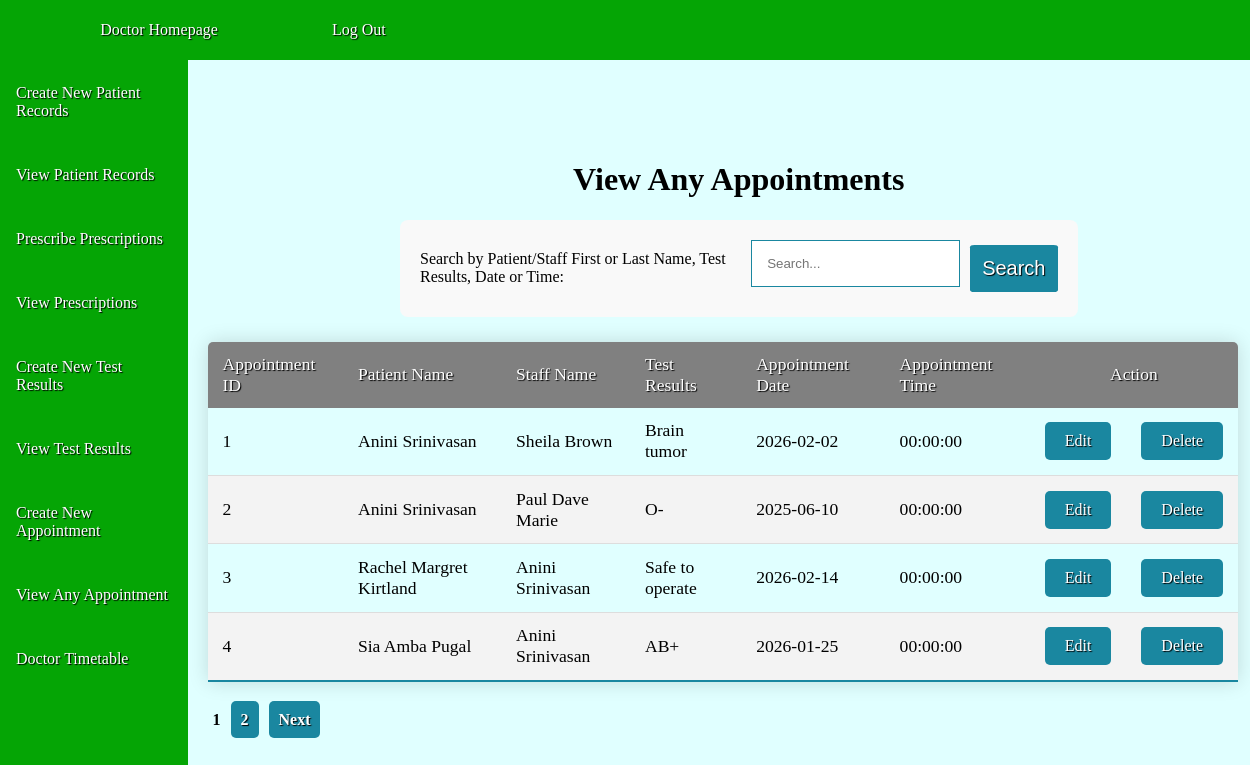
The page /viewAnyAppointments.php on the database its author committed.
### tables this page shows
CREATE TABLE IF NOT EXISTS Appointment
(
appointmentID INTEGER PRIMARY KEY AUTO_INCREMENT,
patientID INTEGER NOT NULL,
staffID INTEGER NOT NULL,
testResultsID INTEGER,
aDate DATE NOT NULL,
aTime TIME NOT NULL,
FOREIGN KEY (patientID) REFERENCES Patient(patientID)
ON DELETE CASCADE ON UPDATE CASCADE,
FOREIGN KEY (staffID) REFERENCES Staff(staffID)
ON DELETE CASCADE ON UPDATE CASCADE,
FOREIGN KEY (testResultsID) REFERENCES TestResults(testResultsID)
ON DELETE CASCADE ON UPDATE CASCADE
);

CREATE TABLE IF NOT EXISTS TestResults
(
testResultsID INTEGER PRIMARY KEY AUTO_INCREMENT,
patientID INTEGER NOT NULL,
staffID INTEGER NOT NULL,
testResults TEXT NOT NULL,
dateTested DATE NOT NULL,
FOREIGN KEY (patientID) REFERENCES Patient(patientID)
ON DELETE CASCADE ON UPDATE CASCADE,
FOREIGN KEY (staffID) REFERENCES Staff(staffID)
ON DELETE CASCADE ON UPDATE CASCADE
);

### viewAnyAppointments.php (the view, shortened to what this page needs)
<?php
require_once("functions.php");
$roleid=$_SESSION['role'];
if ($roleid==3){
    include("adminNavBar.php");
} else{
    include("doctorNavBar.php");
}
require_once("db_connect.php");
?>
<!DOCTYPE html>
<html lang="en">
<head>
    <link rel="stylesheet" href="style.css" />
</head>
<body>
    <div class="main" role="main">
        <div>
            <h1 class="centered-header">View Any Appointments</h1>
        </div>
        <?php
        $search=$_GET['search'] ?? '';
        $searchParam= "%" . $search . "%";
        $records_per_page=4;
        $current_page=isset($_GET['page']) ? intval($_GET['page']) : 1;
        $offset=($current_page-1)*$records_per_page;
        if (!empty($search)){
            $stmt=$conn->prepare("SELECT
                COUNT(*) AS total
                FROM Appointment a
                INNER JOIN Patient p ON p.patientID=a.patientID
                INNER JOIN Staff s ON s.staffID=a.staffID
                LEFT JOIN TestResults tr ON tr.testResultsID=a.testResultsID
                WHERE
                    CONCAT_WS(' ', s.sFirstName, s.sMiddleName, s.sLastName) LIKE ? OR
                    CONCAT_WS(' ', p.pFirstName, p.pMiddleName, p.pLastName)  LIKE ? OR
                    tr.testResults LIKE ? OR
                    a.aDate LIKE ? OR
                    a.aTime LIKE ?
            ");
            $stmt->bind_param("sssss", $searchParam, $searchParam, $searchParam, $searchParam, $searchParam);
            $stmt->execute();
            $total_result = $stmt->get_result();
            $total_row = $total_result->fetch_assoc();
            $total_records = $total_row['total'];
            $stmt =$conn->prepare("SELECT
                a.appointmentID,
                CONCAT_WS(' ', p.pFirstName, p.pMiddleName, p.pLastName)
                AS PatientName,
                CONCAT_WS(' ', s.sFirstName, s.sMiddleName, s.sLastName)
                AS StaffName,
                tr.testResults,
                a.aDate,
                a.aTime
                FROM Appointment a
                INNER JOIN Patient p ON p.patientID=a.patientID
                INNER JOIN Staff s ON s.staffID=a.staffID
                LEFT JOIN TestResults tr ON tr.testResultsID=a.testResultsID
                WHERE
                    CONCAT_WS(' ', s.sFirstName, s.sMiddleName, s.sLastName) LIKE ? OR
                    CONCAT_WS(' ', p.pFirstName, p.pMiddleName, p.pLastName)  LIKE ? OR
                    tr.testResults LIKE ? OR
                    a.aDate LIKE ? OR
                    a.aTime LIKE ?
                ORDER BY a.appointmentID
                LIMIT ?
                OFFSET ?
            ");
            $stmt->bind_param("sssssii", $searchParam, $searchParam, $searchParam, $searchParam, $searchParam, $records_per_page, $offset);
            $stmt->execute();
            $result = $stmt->get_result();
        } else{
            $stmt=$conn->prepare("SELECT
                COUNT(*) AS total
                FROM Appointment
            ");
            $stmt->execute();
            $total_result=$stmt->get_result();
            $total_row = $total_result->fetch_assoc();
            $total_records = $total_row['total'];
            $stmt = $conn->prepare("SELECT
                a.appointmentID,
                CONCAT_WS(' ', p.pFirstName, p.pMiddleName, p.pLastName)
                AS PatientName,
                CONCAT_WS(' ', s.sFirstName, s.sMiddleName, s.sLastName)
                AS StaffName,
                tr.testResults,
                a.aDate,
                a.aTime
                FROM Appointment a
                INNER JOIN Patient p ON p.patientID=a.patientID
                INNER JOIN Staff s ON s.staffID=a.staffID
                LEFT JOIN TestResults tr ON tr.testResultsID=a.testResultsID
                ORDER BY a.appointmentID
                LIMIT ?
                OFFSET ?
            ");
            $stmt->bind_param("ii", $records_per_page, $offset);
            $stmt->execute();
            $result=$stmt->get_result();
        }
        $total_pages = ceil($total_records / $records_per_page);
        echo "
        <form method='get' class='search-form'>
            <label for='search'>Search by Patient/Staff First or Last Name, Test Results, Date or Time:</label>
            <input type='text' name='search' placeholder='Search...'
            value='" . htmlspecialchars($_GET['search'] ?? '') . "'>
            <button class='search-btn' type='submit'>Search</button>
        </form>";
        echo "<table>";
        echo "
        <thead>
            <tr>
                <td>Appointment ID</td>
                <td>Patient Name</td>
                <td>Staff Name</td>
                <td>Test Results</td>
                <td>Appointment Date</td>
                <td>Appointment Time</td>
                <td style='text-align: center' colspan='2'> Action </td>
            </tr>
        </thead>
        <tbody>";
        while ($row = $result->fetch_assoc()){
            $appointmentid = $row['appointmentID'];
            $patientname = $row['PatientName'];
            $staffname = $row['StaffName'];
            $testresults = $row['testResults'];
            $adate = $row['aDate'];
            $atime = $row['aTime'];
            echo "
                <tr>
                    <td>$appointmentid</td>
                    <td>$patientname</td>
                    <td>$staffname</td>
                    <td>$testresults</td>
                    <td>$adate</td>
                    <td>$atime</td>
                    <td><a class='action-button' href='updateAppointment.php?appointmentID=$appointmentid'>Edit</a></td>
                    <td><a class='action-button' href='deleteAppointment.php?appointmentID=$appointmentid'>Delete</a></td>
                </tr>";
            }
            echo "</tbody></table>";
            echo"<div class='pagination'>";
            for ($i = 1; $i <= $total_pages; $i++) {
                if ($i == $current_page) {
                    echo "<strong>$i</strong>";
                } else {
                    echo "<a href='?page=$i&search=" . urlencode($search) . "'>$i</a>";
                }
            }
            if ($current_page < $total_pages) {
                $next_page = $current_page + 1;
                echo "<a href='?page=$next_page&search=" . urlencode($search) . "'>Next</a>";
            }
            echo "</div>";
        ?>
    </div>
</body>
</html>

### doctorNavBar.php (shortened to what this page needs)
<!DOCTYPE html>
<html lang="en">
<head>
  <link rel="stylesheet" href="style.css" />
</head>
<body class="bgColor">
  <div class="topnav">
      <a class="navbar-brand-top" href="doctorNavBar.php">Doctor Homepage</a><br />
      <div class="logout">
        <a class="navbar-brand-top LogOut" href="logOut.php">Log Out</a><br />
      </div>
  </div>
  <div class="header">
    <div class="navbar">
      <a class="navbar-brand" href="createNewPatientRecord.php">Create New Patient Records</a><br />
      <a class="navbar-brand" href="viewPatientRecords.php">View Patient Records</a><br />
      <a class="navbar-brand" href="createNewPrescriptions.php">Prescribe Prescriptions</a><br />
      <a class="navbar-brand" href="viewPrescriptions.php">View Prescriptions</a><br />
      <a class="navbar-brand" href="createNewTestResult.php">Create New Test Results</a><br />
      <a class="navbar-brand" href="viewTestResults.php">View Test Results</a><br />
      <a class="navbar-brand" href="createNewAppointment.php">Create New Appointment</a><br />
      <a class="navbar-brand" href="viewAnyAppointments.php">View Any Appointment</a><br />
      <a class="navbar-brand" href="timetable.php"> Doctor Timetable</a><br /><br /><br />
    </div>
  </div>
</body>

### style.css (style rules this page uses)
body { font-family: 'Times New Roman', Times, serif; margin: 0; background-color:lightcyan; }
.main { margin-left: 15%; margin-top: 60px; padding: 20px; width: 85%; padding-top: 80px; display: block; }
.centered-header { text-align: center; }
button { display: block; width: 100%; min-height: 44px; padding: 12px; background-color: rgb(5, 165, 5); color: black; border: none; border-radius: 10%; cursor: pointer; color: black; margin: 10px auto; font-size: 20px; text-decoration: none; }
form button { display: block; width: 90%; background-color: rgb(5, 165, 5); color: white; border: none; border-radius: 5%; cursor: pointer; margin: auto; font-size: 20px; text-decoration: none; text-shadow: 1px 1px 1px black; }
.search-btn { width: auto; background-color: rgb(26, 135, 160); }
.search-form { display: flex; align-items: center; gap: 10px; width: 60%; }
.search-form input[type="text"] { flex: 1; width: auto; }
a { text-decoration: solid; }
form { width: 30%; height: auto; margin: 0 auto; padding: 20px; background: #f9f9f9; border-radius: 8px; }
input[type="text"], input[type="number"], input[type="date"], input[type="time"], input[type="email"], input[type="submit"] { width: calc(100% - 22px); padding: 15px; margin-bottom: 10px; border: 1px solid rgb(26, 135, 160); }
.header { position: fixed; top: 60px; left: 0; background-color: rgb(5, 165, 5); width: 15%; height: calc(100vh - 60px); overflow-y: auto; }
.navbar { display: flex; flex-direction: column; padding-top: 10px; }
.navbar a { color: white; padding: 14px 16px; text-align: left; text-decoration: none; width: 100%; box-sizing: border-box; text-shadow: 1px 1px 1px black; }
.navbar-brand { display: flex; flex-direction: column; width: 250px; }
.topnav { position: fixed; top: 0; left: 0; width: 100%; height: 60px; background-color: rgb(5, 165, 5); display: flex; align-items: center; padding: 0px 20px; color: white; z-index: 1000; }
.topnav a { color: white; text-decoration: none; margin-right: 20px; font-weight: none; text-shadow: 1px 1px 1px black; }
.navbar-brand-top { top: 0; width: 250px; background-color: rgb(5, 165, 5); color: white; padding: 14px; text-align: center; justify-items: space-between; }
.logout .navbar-brand-top { top: 0; width: 250px; background-color: rgb(5, 165, 5); color: white; padding: 14px; text-align: center; }
table { width: 97%; height: calc(50vh - 60px); border-collapse: collapse; margin: 25px 0; font-size: 1.1em; border-radius: 5px 5px 0 0; overflow: hidden; box-shadow: 0 0 20px rgba(0, 0, 0, 0.15); }
thead tr { text-shadow: 1px 1px 1px black; background-color: grey; color: #ffffff; text-align: left; }
td { padding: 12px 15px; }
tbody tr { border-bottom: 1px solid #dddddd; }
tbody tr:nth-of-type(even) { background-color: #f3f3f3; }
tbody tr:last-of-type { border-bottom: 2px solid rgb(26, 135, 160); }
.pagination a { display: inline; width:50%; height: 25%; background: rgb(26, 135, 160); padding: 10px; text-align: center; border-radius: 5px; font-weight: bold; line-height: 25px; margin: 0 5px; text-decoration: none; color:#ffffff; text-shadow: 1px 1px 1px black; }
.pagination strong { margin: 0 5px; font-weight: bold; }
.pagination { margin-left:auto; margin-right:auto; margin-top:10px; }
.action-button { display: inline-block; width: auto; padding: 10px 20px; background-color: rgb(26, 135, 160); border: none; border-radius: 5px; cursor: pointer; color: white; margin: auto; font-size: 16px; text-decoration: none; align-items: center; text-shadow: 1px 1px 1px black; }

### rows shown on the page
appointment: appointmentID "1", patientname "Anini Srinivasan", staffname "Sheila Brown", testResultsID.testResults "Brain tumor", aDate "2026-02-02", aTime "00:00:00"
appointment: appointmentID "2", patientname "Anini Srinivasan", staffname "Paul Dave Marie", testResultsID.testResults "O-", aDate "2025-06-10", aTime "00:00:00"
appointment: appointmentID "3", patientname "Rachel Margret Kirtland", staffname "Anini Srinivasan", testResultsID.testResults "Safe to operate", aDate "2026-02-14", aTime "00:00:00"
appointment: appointmentID "4", patientname "Sia Amba Pugal", staffname "Anini Srinivasan", testResultsID.testResults "AB+", aDate "2026-01-25", aTime "00:00:00"
